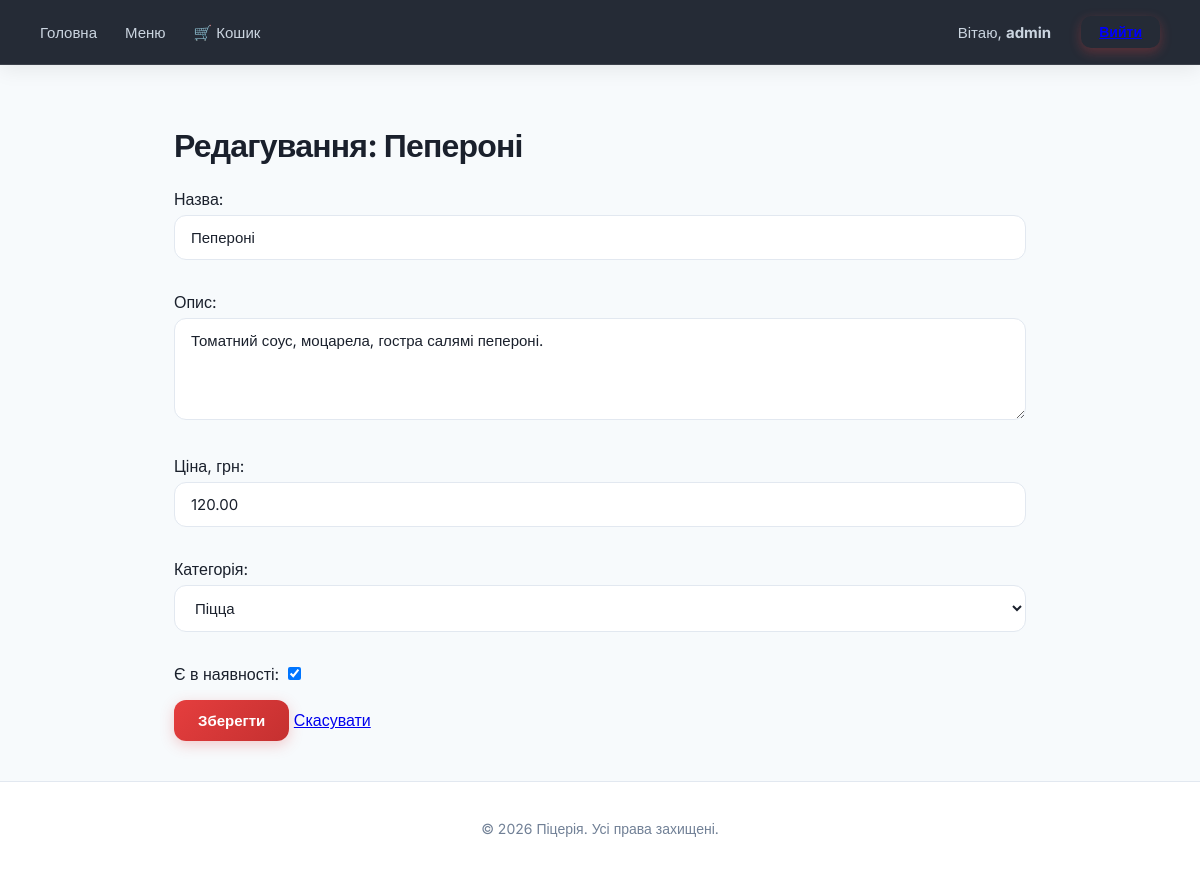
Screenshot of /menu/4/edit (signed in) with the database file from the repository.
### menu/models.py (models this page shows, shortened)
class Dish(models.Model):
    name = models.CharField("Назва", max_length=150)
    description = models.TextField("Опис", blank=True)
    price = models.DecimalField("Ціна, грн", max_digits=7, decimal_places=2)
    category = models.ForeignKey(
        Category,
        on_delete=models.CASCADE,
        related_name="dishes",
        verbose_name="Категорія"
    )
    is_available = models.BooleanField("Є в наявності",default=True)
    created_at = models.DateTimeField("Додано" ,auto_now_add=True)
    class Meta:
        verbose_name = "Страва"
        verbose_name_plural = "Страви"
        ordering = ["name"]

class Category(models.Model):
    name = models.CharField("Назва", max_length=100)
    class Meta:
        verbose_name = "Категорія"
        verbose_name_plural = "Категорії"
    def __str__(self):
        return self.name

### menu/views.py (the view)
# urls.py: path('menu/<int:dish_id>/edit', views.dish_update, name='dish_update'),
@login_required
def dish_update(request, dish_id):
    dish = get_object_or_404(Dish, id=dish_id)
    if request.method == "POST":
        form = DishForm(request.POST, instance=dish)
        if form.is_valid():
            form.save()
            messages.success(request, "Dish updated successfully")
            return redirect("menu:dish_detail", dish_id=dish.id)
    else:
        form = DishForm(instance=dish)
    return render(request, "menu/dish_form.html", {"form": form, "title": f"Редагування: {dish.name}"})

### menu/forms.py
class DishForm(forms.ModelForm):
    class Meta:
        model = Dish
        fields = ["name", "description", "price", "category", "is_available"]
        widgets = {
            "description": forms.Textarea(attrs={"rows": 4}),
        }

### menu/templates/menu/dish_form.html (shortened to what this page needs)
{% extends "menu/base.html" %}
{% block content %}
    <h1>{{ title }}</h1>
    <form method="post">
        {{ form.as_p }}
        <button type="submit">Зберегти</button>
        <a href="{% url "menu:menu_list" %}">Скасувати</a>
    </form>
{% endblock %}

### menu/templates/menu/base.html (shortened to what this page needs)
<!DOCTYPE html>
<html lang="uk">
<head>
</head>
<body>
<nav>
    <a href="{% url 'menu:home' %}">Головна</a>
    <a href="{% url 'menu:menu_list' %}">Меню</a>
    <a href="{% url 'menu:cart_detail' %}">🛒 Кошик</a>
    <div class="nav-right">
        {% if user.is_authenticated %}
            <span>Вітаю, <strong>{{ user.username }}</strong></span>
            <form action="{% url 'accounts:logout' %}" method="post" style="display: inline; margin-left: 10px;">
    <button type="submit" style="background: none; border: none; color: blue; cursor: pointer; text-decoration: underline;">Вийти</button>
</form>
        {% else %}
            <a href="{% url 'accounts:login' %}">Увійти</a>
            <a href="{% url 'accounts:register' %}">Реєстрація</a>
        {% endif %}
    </div>
</nav>
<main>
    {% block content %}{% endblock %}
</main>
<footer>
    <p>&copy; 2026 Піцерія. Усі права захищені.</p>
</footer>
</body>
</html>

### menu/templates/menu/base.html (style rules this page uses)
:root { --primary: #e53e3e; --primary-hover: #c53030; --primary-light: #fff5f5; --accent: #dd6b20; --bg-color: #f7fafc; --card-bg: #ffffff; --text-main: #1a202c; --text-muted: #718096; --border-color: #e2e8f0; --radius: 14px; --shadow-sm: 0 1px 3px rgba(0,0,0,0.05), 0 1px 2px rgba(0,0,0,0.1); --shadow-md: 0 10px 15px -3px rgba(0,0,0,0.07), 0 4px 6px -2px rgba(0,0,0,0.04); --shadow-lg: 0 20px 25px -5px rgba(0,0,0,0.1), 0 10px 10px -5px rgba(0,0,0,0.04); }
* { box-sizing: border-box; }
body { font-family: 'Inter', sans-serif; margin: 0; background-color: var(--bg-color); color: var(--text-main); -webkit-font-smoothing: antialiased; min-height: 100vh; display: flex; flex-direction: column; }
nav { background: rgba(26, 32, 44, 0.95); backdrop-filter: blur(10px); padding: 16px 40px; display: flex; align-items: center; position: sticky; top: 0; z-index: 1000; box-shadow: 0 4px 20px rgba(0, 0, 0, 0.08); border-bottom: 1px solid rgba(255, 255, 255, 0.1); }
nav a { color: #cbd5e0; text-decoration: none; margin-right: 28px; font-weight: 500; font-size: 15px; transition: all 0.2s ease; }
.nav-right { margin-left: auto; color: #cbd5e0; display: flex; align-items: center; gap: 20px; font-size: 15px; }
.nav-right form { margin: 0; }
.nav-right button { background: var(--primary); border: none; color: white; padding: 8px 18px; border-radius: 10px; cursor: pointer; font-weight: 600; font-size: 14px; transition: all 0.2s ease; box-shadow: 0 4px 12px rgba(229, 62, 62, 0.3); }
main { max-width: 900px; width: 100%; margin: 40px auto; padding: 0 24px; flex: 1; }
h1, h2, h3 { color: #1a202c; font-weight: 700; letter-spacing: -0.025em; }
h1 { font-size: 2rem; margin-bottom: 24px; }
button:not(nav button), input[type="submit"], .btn { background: linear-gradient(135deg, var(--primary) 0%, #c53030 100%); color: white; border: none; padding: 12px 24px; border-radius: 12px; font-weight: 600; font-size: 15px; cursor: pointer; transition: all 0.2s ease; box-shadow: 0 4px 14px rgba(229, 62, 62, 0.25); display: inline-block; text-decoration: none; text-align: center; }
input[type="text"], input[type="password"], input[type="email"], input[type="number"], textarea, select { width: 100%; padding: 12px 16px; border: 1.5px solid var(--border-color); border-radius: 12px; font-family: 'Inter', sans-serif; font-size: 15px; background: #ffffff; color: var(--text-main); transition: all 0.2s ease; margin-top: 6px; margin-bottom: 16px; }
footer { text-align: center; padding: 24px; color: var(--text-muted); font-size: 14px; border-top: 1px solid var(--border-color); margin-top: auto; background: white; }

### rows the page displays
Dish: name "Пепероні", description "Томатний соус, моцарела, гостра салямі пепероні.", price "120.00", category "Піцца", is_available "☑"

### other values shown
{{ user.username }} "admin"
{{ title }} "Редагування: Пепероні"
